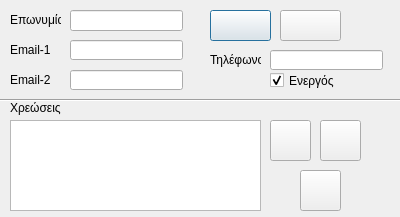
<?xml version="1.0" encoding="UTF-8"?>
<ui version="4.0">
 <class>customer</class>
 <widget class="QDialog" name="customer">
  <property name="geometry">
   <rect>
    <x>0</x>
    <y>0</y>
    <width>400</width>
    <height>217</height>
   </rect>
  </property>
  <property name="windowTitle">
   <string>Πελάτες</string>
  </property>
  <widget class="QLineEdit" name="lineEdit">
   <property name="geometry">
    <rect>
     <x>70</x>
     <y>10</y>
     <width>113</width>
     <height>21</height>
    </rect>
   </property>
  </widget>
  <widget class="QLabel" name="label">
   <property name="geometry">
    <rect>
     <x>10</x>
     <y>10</y>
     <width>51</width>
     <height>20</height>
    </rect>
   </property>
   <property name="text">
    <string>Επωνυμία</string>
   </property>
  </widget>
  <widget class="Line" name="line">
   <property name="geometry">
    <rect>
     <x>0</x>
     <y>90</y>
     <width>401</width>
     <height>21</height>
    </rect>
   </property>
   <property name="orientation">
    <enum>Qt::Horizontal</enum>
   </property>
  </widget>
  <widget class="QLabel" name="label_2">
   <property name="geometry">
    <rect>
     <x>10</x>
     <y>100</y>
     <width>51</width>
     <height>16</height>
    </rect>
   </property>
   <property name="text">
    <string>Χρεώσεις</string>
   </property>
  </widget>
  <widget class="QTableView" name="tableView">
   <property name="geometry">
    <rect>
     <x>10</x>
     <y>120</y>
     <width>251</width>
     <height>91</height>
    </rect>
   </property>
  </widget>
  <widget class="QPushButton" name="pushCusInsert">
   <property name="geometry">
    <rect>
     <x>210</x>
     <y>10</y>
     <width>61</width>
     <height>31</height>
    </rect>
   </property>
   <property name="text">
    <string/>
   </property>
  </widget>
  <widget class="QPushButton" name="pushLeave">
   <property name="geometry">
    <rect>
     <x>280</x>
     <y>10</y>
     <width>61</width>
     <height>31</height>
    </rect>
   </property>
   <property name="text">
    <string/>
   </property>
  </widget>
  <widget class="QPushButton" name="pushAddDebit">
   <property name="geometry">
    <rect>
     <x>270</x>
     <y>120</y>
     <width>41</width>
     <height>41</height>
    </rect>
   </property>
   <property name="text">
    <string/>
   </property>
  </widget>
  <widget class="QPushButton" name="pushEditDebit">
   <property name="geometry">
    <rect>
     <x>320</x>
     <y>120</y>
     <width>41</width>
     <height>41</height>
    </rect>
   </property>
   <property name="text">
    <string/>
   </property>
  </widget>
  <widget class="QPushButton" name="pushDeleteDebit">
   <property name="geometry">
    <rect>
     <x>300</x>
     <y>170</y>
     <width>41</width>
     <height>41</height>
    </rect>
   </property>
   <property name="text">
    <string/>
   </property>
  </widget>
  <widget class="QLineEdit" name="lineEmail1">
   <property name="geometry">
    <rect>
     <x>70</x>
     <y>40</y>
     <width>113</width>
     <height>20</height>
    </rect>
   </property>
  </widget>
  <widget class="QLineEdit" name="lineEmail2">
   <property name="geometry">
    <rect>
     <x>70</x>
     <y>70</y>
     <width>113</width>
     <height>20</height>
    </rect>
   </property>
  </widget>
  <widget class="QLabel" name="label_3">
   <property name="geometry">
    <rect>
     <x>10</x>
     <y>40</y>
     <width>51</width>
     <height>20</height>
    </rect>
   </property>
   <property name="text">
    <string>Email-1</string>
   </property>
  </widget>
  <widget class="QLabel" name="label_4">
   <property name="geometry">
    <rect>
     <x>10</x>
     <y>70</y>
     <width>51</width>
     <height>20</height>
    </rect>
   </property>
   <property name="text">
    <string>Email-2</string>
   </property>
  </widget>
  <widget class="QCheckBox" name="checkActive">
   <property name="geometry">
    <rect>
     <x>270</x>
     <y>70</y>
     <width>70</width>
     <height>21</height>
    </rect>
   </property>
   <property name="text">
    <string>Ενεργός</string>
   </property>
   <property name="checked">
    <bool>true</bool>
   </property>
  </widget>
  <widget class="QLabel" name="label_5">
   <property name="geometry">
    <rect>
     <x>210</x>
     <y>50</y>
     <width>51</width>
     <height>20</height>
    </rect>
   </property>
   <property name="text">
    <string>Τηλέφωνο</string>
   </property>
  </widget>
  <widget class="QLineEdit" name="linePhone">
   <property name="geometry">
    <rect>
     <x>270</x>
     <y>50</y>
     <width>113</width>
     <height>20</height>
    </rect>
   </property>
  </widget>
 </widget>
 <resources/>
 <connections/>
</ui>
